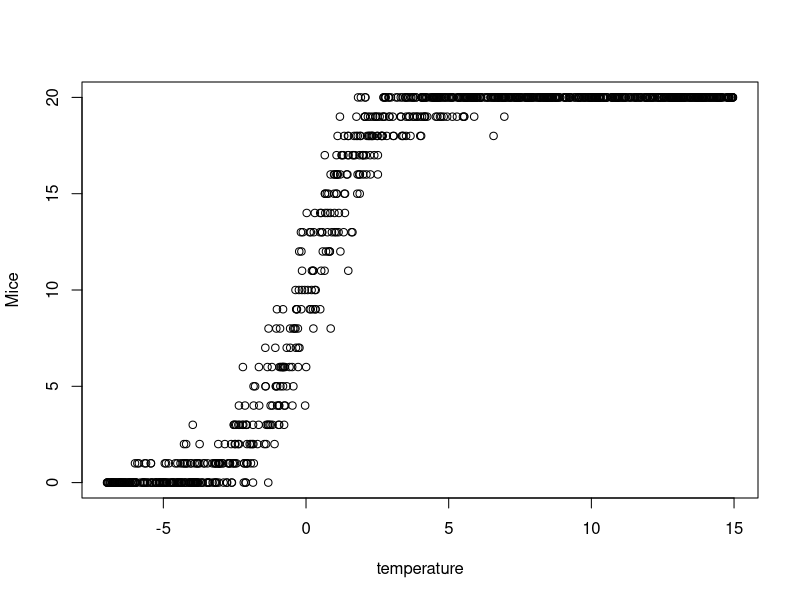

The R source for this figure:
## ---- chunk 1
knitr::opts_chunk$set(echo = TRUE)
## ---- chunk 2
# deterministic function
inv.logit.link <- function(x){
  p <- 1/(1+exp(-x))
  return(p)
}

temperature <- runif(1e3, -7, 15) # x parameter

Probability_survival <- inv.logit.link(temperature) # probability of survival

Mice <- rbinom(length(temperature),20, Probability_survival) #simulate survival

plot(x = temperature, y = Mice)
